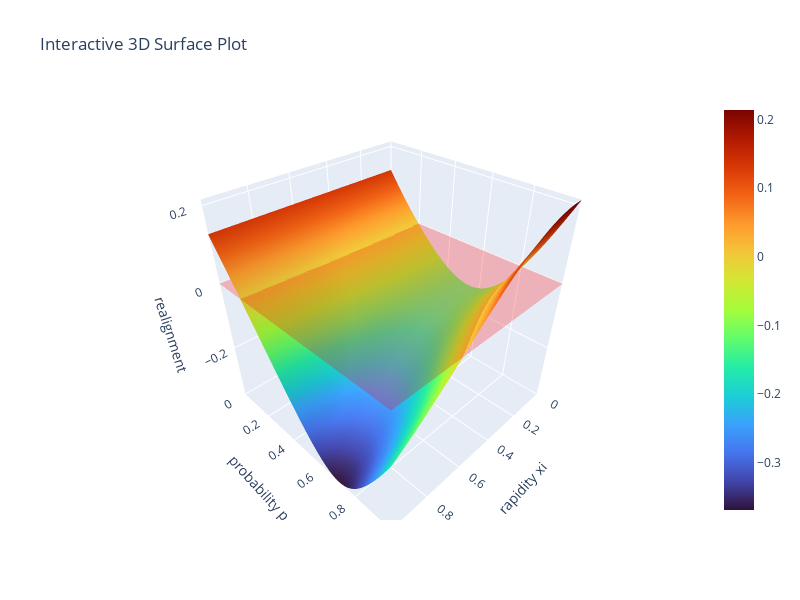

Notebook cell for this chart:
### Markdown cell above
Lorentz boost of general state

### Code cell
from mpl_toolkits.mplot3d import Axes3D
import plotly.graph_objects as go


# Create a grid of points
xi = np.linspace(0,1,51)
p = np.linspace(0,1,51)
xi, p = np.meshgrid(xi, p)

z = np.zeros_like(xi)

# Define the function to plot
for i in range(xi.shape[0]):
    for j in range(xi.shape[1]):
        z[i, j] = realign_general(e, xi[i, j], momentum1, momentum2, rho_1, rho_2, (np.pi / 4), 0, p[i, j])[0]

# Create a 3D plot
fig = go.Figure(data=[go.Surface(z=z, x=xi, y=p,colorscale= "turbo")])

plane_z = 0
plane_color = 'rgba(255, 0, 0, 0.5)'

fig.add_trace(go.Mesh3d(
    x=[xi.min(), xi.max(), xi.max(), xi.min()],
    y=[p.min(), p.min(), p.max(), p.max()],
    z=[plane_z, plane_z, plane_z, plane_z],
    color=plane_color,
    opacity=0.5,
    name='Plane'))

# Update layout for better visualization
fig.update_layout(
    title='Interactive 3D Surface Plot',
    height = 600,
    width = 800,
    scene=dict(
        xaxis=dict(
            title='rapidity xi',
            range=[xi.min(), xi.max()],  # Set the range for the x-axis
        ),
        yaxis=dict(
            title='probability p',
            range=[p.min(), p.max()],  # Set the range for the y-axis
        ),
        zaxis=dict(
            title='realignment',
            range=[z.min(), z.max()],  # Set the range for the z-axis
        ),
        aspectmode='manual',  # Manually set aspect ratio
        aspectratio=dict(x=1, y=1, z=1)
))

#fig.write_image('Realignmentgeneral.png')
# Show the plot
fig.show()

### Figure 1 — Plotly figure (JSON) as saved in the notebook; plotly's stock layout.template omitted (floating-point values rounded to 4 significant figures; data arrays with more than 128 entries replaced by an {"elided": "..."} marker saying what was removed)
{"data": [{"colorscale": [[0, "#30123b"], [0.07143, "#4145ab"], [0.1429, "#4675ed"], [0.2143, "#39a2fc"], [0.2857, "#1bcfd4"], [0.3571, "#24eca6"], [0.4286, "#61fc6c"], [0.5, "#a4fc3b"], [0.5714, "#d1e834"], [0.6429, "#f3c63a"], [0.7143, "#fe9b2d"], [0.7857, "#f36315"], [0.8571, "#d93806"], [0.9286, "#b11901"], [1, "#7a0402"]], "type": "surface", "x": {"elided": "51x51 float values"}, "y": {"elided": "51x51 float values"}, "z": {"elided": "51x51 float values"}}, {"color": "rgba(255, 0, 0, 0.5)", "name": "Plane", "opacity": 0.5, "type": "mesh3d", "x": [0, 1, 1, 0], "y": [0, 0, 1, 1], "z": [0, 0, 0, 0]}], "layout": {"height": 600, "scene": {"aspectmode": "manual", "aspectratio": {"x": 1, "y": 1, "z": 1}, "xaxis": {"range": [0, 1], "title": {"text": "rapidity xi"}}, "yaxis": {"range": [0, 1], "title": {"text": "probability p"}}, "zaxis": {"range": [-0.3692, 0.2139], "title": {"text": "realignment"}}}, "title": {"text": "Interactive 3D Surface Plot"}, "width": 800}}
